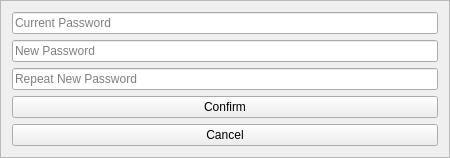
                             <widget class="QFrame" name="frame_changePassword">
                              <property name="minimumSize">
                               <size>
                                <width>450</width>
                                <height>150</height>
                               </size>
                              </property>
                              <property name="maximumSize">
                               <size>
                                <width>450</width>
                                <height>180</height>
                               </size>
                              </property>
                              <property name="frameShape">
                               <enum>QFrame::Shape::StyledPanel</enum>
                              </property>
                              <property name="frameShadow">
                               <enum>QFrame::Shadow::Raised</enum>
                              </property>
                              <layout class="QVBoxLayout" name="verticalLayout_84">
                               <item>
                                <widget class="QLineEdit" name="lineEdit_currentPassword">
                                 <property name="placeholderText">
                                  <string>Current Password</string>
                                 </property>
                                </widget>
                               </item>
                               <item>
                                <widget class="QLineEdit" name="lineEdit_newPassword">
                                 <property name="placeholderText">
                                  <string>New Password</string>
                                 </property>
                                </widget>
                               </item>
                               <item>
                                <widget class="QLineEdit" name="lineEdit_repeatPassword">
                                 <property name="placeholderText">
                                  <string>Repeat New Password</string>
                                 </property>
                                </widget>
                               </item>
                               <item>
                                <widget class="QPushButton" name="pushButton_confirmChangePassword">
                                 <property name="text">
                                  <string>Confirm</string>
                                 </property>
                                </widget>
                               </item>
                               <item>
                                <widget class="QPushButton" name="pushButton_cancelChangePassword">
                                 <property name="text">
                                  <string>Cancel</string>
                                 </property>
                                </widget>
                               </item>
                              </layout>
                             </widget>
